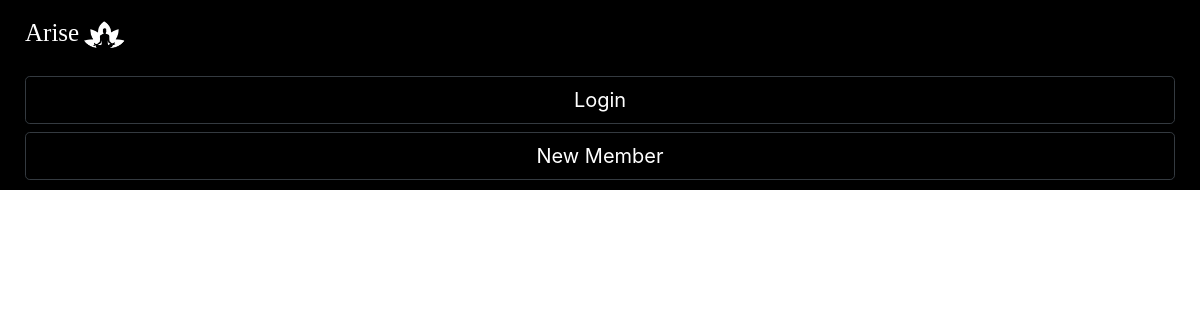
Before: / with the older database file.
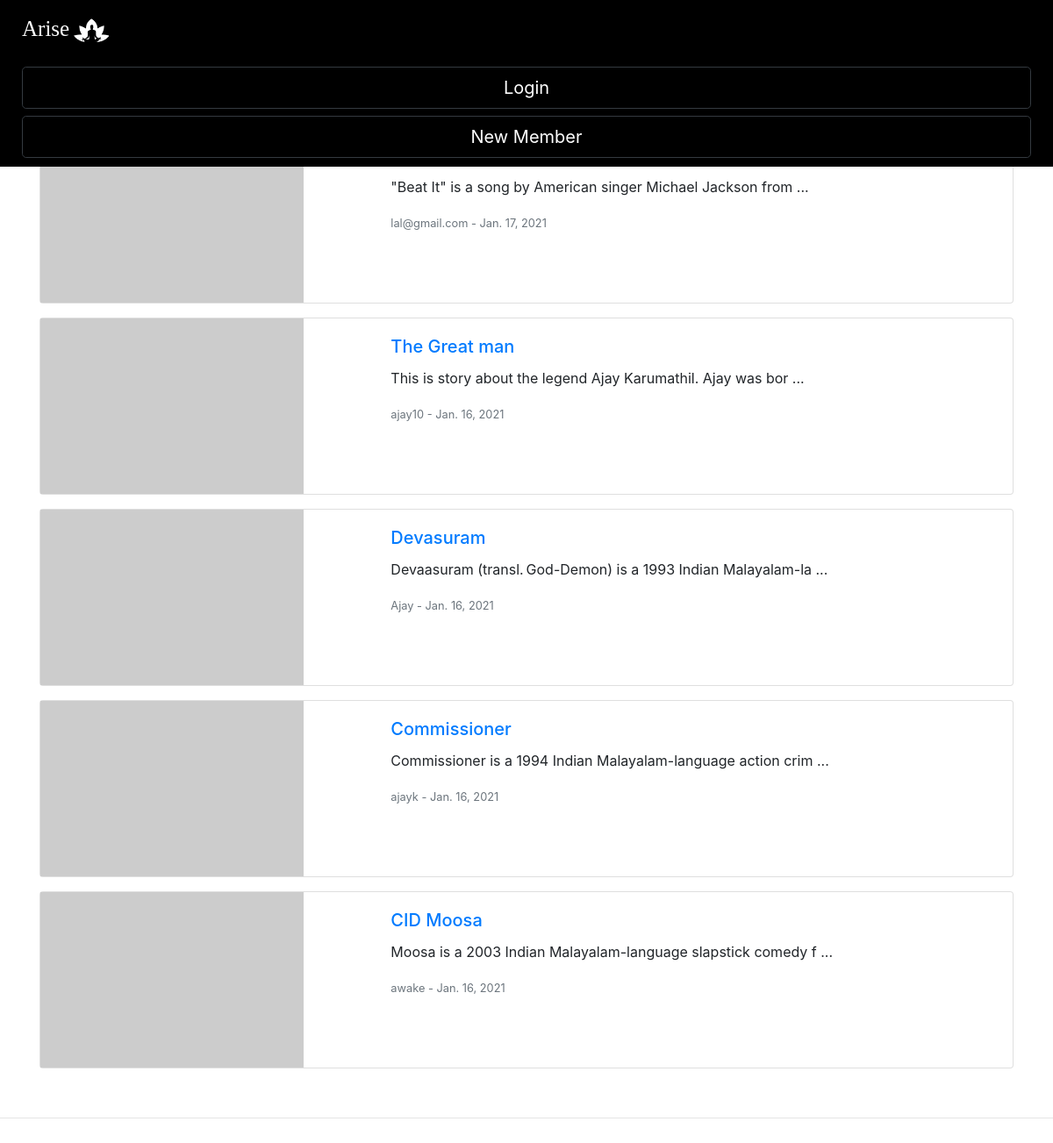
After: the same page with the newer database file.
### UI_UX/models.py (models this page shows, shortened)
class Post(models.Model):
    title = models.CharField(max_length=250)
    author = models.ForeignKey(User,on_delete=models.CASCADE)
    body = models.TextField()
    post_date = models.DateField(auto_now_add=True)
    likes = models.ManyToManyField(User,related_name= 'post_feed')

### UI_UX/views.py (the view)
# urls.py: path('', HomeView.as_view(),name = "index"),
class HomeView(ListView):
    model = Post
    template_name = 'index.html'
    ordering = ['-post_date']

### UI_UX/templates/index.html (shortened to what this page needs)
{% extends 'base.html' %}
{% block content %}
<br><br /><br /><br /><br />
<div class="container">
    {% for post in object_list %}
    <div class="card mb-3" style="max-width:auto;">
  <div class="row g-0">
    <div class="col-md-4">
      <img src="https://picsum.photos/300/200" alt="...">
    </div>
    <div class="col-md-8">
      <div class="card-body">
        <h5 class="card-title"><a href="{% url 'article' post.pk %}">{{post.title}}</a></h5>
        <p class="card-text">{{post.body | slice:":60"}} ...</p>
          {% if user.username == post.author.username %}
            <p class="card-text">
                <small class="text-muted">{{post.author}} - {{post.post_date}} <i class="fas fa-crown"></i>
                </small>
            </p>
          {% else %}
          <p class="card-text">
                <small class="text-muted">{{post.author}} - {{post.post_date}}
                </small>
            </p>
          {% endif %}
      </div>
    </div>
  </div>
</div>
    {% endfor %}
</div>
<br>
<hr>
<br>
{% endblock %}

### UI_UX/templates/base.html (shortened to what this page needs)
{% load static %}
<!DOCTYPE html>
<html lang="en">
<head>
    <link rel="stylesheet" href="https://cdn.jsdelivr.net/npm/bootstrap@4.5.3/dist/css/bootstrap.min.css" />
    <link rel="stylesheet" type="text/css" href="https://cdnjs.cloudflare.com/ajax/libs/font-awesome/5.15.1/css/all.min.css" />
    <link rel="stylesheet" href="https://cdnjs.cloudflare.com/ajax/libs/font-awesome/4.7.0/css/font-awesome.min.css" />
    <link rel="stylesheet" href="{% static '/css/style.css' %}">
</head>
{% block content %}{% endblock %}
{% if user.is_authenticated %}
<body>
    <nav class="navbar fixed-top  navbar-dark " style="background-color: black;">
  <style>
    .sidebar {
      height: 100%;
      width: 0;
      position: fixed;
      z-index: 1;
      top: 0;
      left: 0;
      background-color: #111;
      overflow-x: hidden;
      transition: 0.5s;
      padding-top: 0px;
    }
    .sidebar a {
      padding: 8px 8px 8px 32px;
      text-decoration: none;
      font-size: 25px;
      color: #818181;
      display: block;
      transition: 0.3s;
    }
    .sidebar a:hover {
      color: whitesmoke;
    }
    .sidebar .closebtn {
      position: relative;
      top: 0;
      right: 25px;
      font-size: 36px;
      margin-right: 0px;
    }
    .openbtn {
      font-size: 20px;
      cursor: pointer;
      background-color: black;
      color: white;
      padding: 8px 1px;
      border: none;
    }
    .openbtn:hover {
      background-color: transparent;
    }
    #main {
      transition: margin-left .5s;
      padding: 1px;
    }
    /* On smaller screens, where height is less than 450px, change the style of the sidenav (less padding and a smaller font size) */
    @media screen and (max-height: 450px) {
      .sidebar {padding-top: 15px;}
      .sidebar a {font-size: 18px;}
    }
    </style>
    </head>
    <body>
        <div id="mySidebar" class="sidebar">
          <a href="javascript:void(0)" class="closebtn" onclick="closeNav()"><i class="fas fa-arrow-circle-left fa-1x"></i></a>
          <a href="#">About</a>
          <a href="#">Services</a>
          <a href="#">Clients</a>
          <a href="#">Contact</a>
        </div>
        <div id="main">
          <button class="openbtn" onclick="openNav()"><i class="fas fa-comment-dots fa-1x"></i></button>
         </div>
    <script>
    function openNav() {
      document.getElementById("mySidebar").style.width = "450px";
      document.getElementById("main").style.marginLeft = "450px";
    }
    function closeNav() {
      document.getElementById("mySidebar").style.width = "0";
      document.getElementById("main").style.marginLeft= "0";
    }
    </script>
  </div>
  <p style="color: white; margin-left: -80px; font-family:cursive; font-size: 25px;">Arise  <img class="logo" src="{% static 'images/yoga.png' %}"/></p>
    {% if user.username == 'ajay10' or user.username == 'awake' %}
        <a class="navbar-brand" href="#"><i style="color:white;" class="fas fa-plus-circle fa-1x"></i></a>
    {% else %}
        <a class="navbar-brand" href="#"><i class="fas fa-cart-plus fa-1x"></i></a>
    {% endif %}
    </nav><br><hr>
        <nav class="navbar fixed-bottom navbar-light" style="background-color:#ff4800;">
            <a class="navbar-brand" href="{% url 'index' %}">
                <i class="fas fa-home fa-1x" style="color:white;"></i></a>
            <a class="navbar-brand" href="#" ><i style="color:white;" class="fab fa-youtube fa-1x"></i></a>
            <a class="navbar-brand" href="#" ><i style="color:white;" class="fas fa-info-circle fa-1x"></i></a>
            <a class="navbar-brand" href="{% url 'logout' %}" ><i style="color:white;" class="fas fa-power-off fa-1x"></i></a>
            <a class="navbar-brand" href="#" ><i style="color:white;" class="fas fa-user-circle fa-1x"></i></a>
        </nav>
    <div class="bgbody">
    </div>
</body>
</html>
{% else %}
<div class="container">
    <nav class="navbar fixed-top  navbar-dark " style="background-color: black;padding:10px;">
  <div class="container-fluid">
    <p style="color: white; position:center; font-family:cursive; font-size: 25px;">Arise<img class="logo" src="{% static 'images/yoga.png' %}"/></p>
    <a class="btn btn-dark btn-lg btn-block" style="background-color: black;" href="{% url 'login' %}">Login</a>
    <a class="btn btn-dark btn-lg btn-block" style="background-color: black; float:right;" href="{% url 'register' %}">New Member</a>
  </div>
</nav>
</div>
{% endif %}

### static/css/style.css (style rules this page uses)
.logo { height: 50px; width: 50px; padding-bottom: -10px; }

Changed rows visible on the page:
added Post: body "\"Beat It\" is a song by American singer Michael Jackson from", author "lal@gmail.com", post_date "Jan. 17, 2021"
added Post: title "The Great man", body "This is story about the legend Ajay Karumathil. Ajay was bor", author "ajay10", post_date "Jan. 16, 2021"
added Post: title "Devasuram", body "Devaasuram (transl. God-Demon) is a 1993 Indian Malayalam-la", author "Ajay", post_date "Jan. 16, 2021"
added Post: title "Commissioner", body "Commissioner is a 1994 Indian Malayalam-language action crim", author "ajayk", post_date "Jan. 16, 2021"
added Post: title "CID Moosa", body "Moosa is a 2003 Indian Malayalam-language slapstick comedy f", author "awake", post_date "Jan. 16, 2021"
